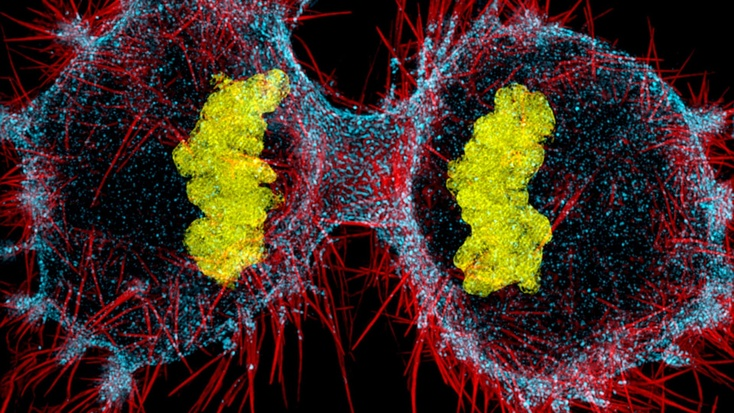
#> input picture week-5-image-processing-frequency/meiosis.jpg, 734 x 413 px, shrunk from 1920 x 1080 before the run; the run also reads 2 pictures not shown here
$ jupyter execute --allow-errors week-5-exercise.ipynb   (shell and % lines are left out)
#> lines starting #> are read from the running program, lines starting #| are printed output that depends on the picture
# Exercise 8 - Image Processing 2
## Feb. 07, 2024

##### **Exercise Recording:** [https://www.dropbox.com/scl/fi/k8m5k0w7882u03h6h31vg/week-5-lecture.mp4?rlkey=lyrgumsdikuvvn97ruhbzd1l3&dl=0](https://www.dropbox.com/scl/fi/k8m5k0w7882u03h6h31vg/week-5-lecture.mp4?rlkey=lyrgumsdikuvvn97ruhbzd1l3&dl=0)

## Agenda:
- Singular Value Decomposition
- In-class programming exercise: SVD for images
- 2D Fourier Space
- In-class programming exercise: fourier transforms of images

[cell 1]
import scipy.signal
import numpy as np
import matplotlib.pyplot as plt
from scipy import linalg
from skimage import io

## Singular Value Decomposition (SVD)

### Youtube Video: [https://www.youtube.com/watch?v=gXbThCXjZFM](https://www.youtube.com/watch?v=gXbThCXjZFM)

### Youtube Video: [https://www.youtube.com/watch?v=vSczTbgc8Rc](https://www.youtube.com/watch?v=vSczTbgc8Rc)

### Linear Algebra Background

#### Important Terminology

- **Orthogonal Matrices**: A matrix is orthogonal if its columns and rows are orthogonal unit vectors (meaning they are perpendicular and have a magnitude of 1). The beauty of orthogonal matrices is that multiplying by its transpose results in the identity matrix, a key property that simplifies many mathematical operations.
One way to express this is

$$Q^T Q = Q Q^T = I$$

This leads to the equivalent characterization: a matrix Q is orthogonal if its transpose is equal to its inverse:

$$Q^T = Q^{-1}$$

- **Diagonal Matrix**: A matrix is diagonal if all entries outside the main diagonal are zero.

#### Eigenvectors and Eigenvalues

For a matrix $A$ with $n$ rows and $m$ columns, we define _eigenvectors_ and _eigenvalues_ using this equation:

$
A\vec{v} = \lambda \vec{v}
$

For $\vec{v}$ to be the eigenvectors of $A$, they have to be non-zero and to satisfy this equation, which also consists of the eigenvalues $\lambda$. To find these eigenvalues and eigenvectors we solve this equation as a set, or system, of linear equations. We won't go into these details (all of you should be vaguely aware of them), but after the calculation, generally each eigenvalue will have an eigenvector.

For example, a specific matrix:

$
A = \begin{bmatrix}
2 & 1 \\
1 & 2
\end{bmatrix}
$

has an eigenvalue of $\lambda_1=3$ with an eigenvector of $\vec{v}_1=[1,1]$, and an eigenvalue of $\lambda_2=1$ with an eigenvector of $\vec{v}_2=[1,-1]$.

A theorem in linear algebra states a square matrix $A$ is diagonalizable if we can decompose it to $A=PDP^{-1}$, with $D$ being diagonal. From this follows that the columns of $P$ are its eigenvectors, and the values along the diagonal in $D$ are the eigenvalues. Of course, not all matrices are diagonalizable, since they don't always have eigenvectors that form a basis. SVD takes this concept one further step, by generalizing it to all matrices.

### Mathematical Expression of SVD

SVD breaks down a matrix into three simpler matrices, revealing many of the matrix's fundamental properties, such as rank and eigenvalues. This decomposition plays a crucial role in image compression, noise reduction, and data reduction techniques in neuroscience and biology. Let's dive into what SVD is and its components.

Singular Value Decomposition of a matrix $A$ is a method of decomposing $A$ into three special matrices:

$A = U\Sigma V^T$

Here's what each component represents:
- $A$ is any $m \times n$ real or complex matrix we want to decompose.
- $U$ is an $m \times m$ matrix, where the columns are orthogonal vectors of $A$'s column space.
- $\Sigma$ (Sigma) is an $m \times n$ diagonal matrix containing singular values of $A$ that are non-negative. These values are sorted in descending order.
- $V^T$ is the transpose of an $n \times n$ matrix, $V$, where the columns are orthogonal vectors of $A$'s row space.

### Calculating SVD

We start of with the fact that the matrix $A^T A$ is symmetric, and thus its eigenvectors $x_i$ form an orthonormal basis. Assuming that their corresponding eigenvalues are $\lambda_i$, we will define $\sigma_i = \sqrt{\lambda_i}$ (these are the singular values), and another vector will be denoted as $r_i = \frac{Ax_i}{\sigma_i}$.

These quantities will construct three matrices that decompose $A$: $U$ will have $r_i$ as its columns, $V$ will have $x_i$ as its columns, and $\Sigma$ will have $\sigma_i$ as its diagonal, padded with zeros if necessary. To prove that
$
A_{mn} = U_{mm} \Sigma_{mn} V^T_{nn} \\
$
we'll see what is the result of the multiplication done on the right-hand side:

$
U\Sigma = \frac{Ax_i}{\sigma_i}\sigma_i = Ax_i
$

The next step is to multiply $U\Sigma$ by $V^T$. The columns are $Ax_i$, and the rows are of the form $x_j$. Since the eigenvectors are orthonormal, if $i \neq j$ then $x_i x_j^T = 0$, and for $i = j$ we have $x_i x_i^T = 1$, which yields

$
U\Sigma V^T = AI = A
$

In summary, we were able to write an arbitrary matrix $A$ using three different matrices, with $U$ and $V$ having orthonormal columns and $\Sigma$ being a diagonal matrix composed of singular values.

### Importance of SVD in Image Processing

In image processing, SVD is used for:
- **Image Compression**: By selecting only the largest singular values and discarding smaller ones, we can approximate the original image with fewer data, reducing storage and transmission requirements.
- **Noise Reduction**: Smaller singular values are often associated with noise. By eliminating them, we can clean up the image while preserving essential features.
- **Feature Extraction**: SVD helps in identifying and extracting features from images, useful in pattern recognition and machine learning applications.

To appreciate the depth of SVD, let's walk through how the rank of a matrix $A$, denoted as $\text{rank}(A)$, is equal to the number of its nonzero singular values. This involves understanding the role of $\Sigma$, the effects of orthogonal transformations ($U$ and $V$), and how these concepts interplay to preserve the rank during decomposition.

Let $A \in \mathbb{R}^{m \times n}$ have the SVD $A = U\Sigma V^T$, where:

- The ith largest singular value of $A$ is $\sigma_i$. The number of nonzero singular values of $A$ is $r$
- $U \in \mathbb{R}^{m \times m}$ and $V \in \mathbb{R}^{n \times n}$ are orthogonal matrices.
- $\Sigma \in \mathbb{R}^{m \times n}$ is a diagonal matrix with singular values $\sigma_1, \sigma_2, ..., \sigma_p$ on the diagonal ($p = \min(m,n)$), where the first $r$ singular values are positive ($\sigma_1 \geq \sigma_2 \geq ... \geq \sigma_r > 0$) and the rest are zero.

$A = U\Sigma V^T$

$\text{rank}(A) = \text{dim}(\text{Col}(A))$, where $\text{Col}(A)$ represents the column space of $A$. This corresponds to the maximum number of linearly independent columns of $A$.

$\Sigma$ diagonal implies $A$ has $r$ nonzero singular values $\Rightarrow \Sigma = \text{diag}(\sigma_1, \sigma_2, ..., \sigma_r, 0, ..., 0)$.

$\text{rank}(\Sigma) = r$ because it has $r$ nonzero entries on its diagonal, which are linearly independent.

For orthogonal matrices $U$ and $V$, $\text{rank}(U\Sigma V^T) = \text{rank}(\Sigma)$ since orthogonal transformations preserve linear independence and vector space dimensions.

Therefore, $\text{rank}(A) = \text{rank}(\Sigma) = r$

## In-Class Programming Exercise: SVD on Images

1. `a = np.random.randn(9, 6)`: This line generates a $9 \times 6$ matrix `a` filled with random numbers drawn from a standard normal distribution (mean 0, variance 1). This matrix serves as an example data set, which could represent an image or any other two-dimensional data in real applications.

2. `plt.pcolor(a)`: This command uses Matplotlib's `pcolor` function to create a pseudocolor plot of the matrix `a`. Each cell in the plot represents a value in the matrix with a color determined by the value's magnitude.

3. `U, s, V = linalg.svd(a, full_matrices=False)`: This line computes the Singular Value Decomposition of the matrix `a` using the `svd` function from a linear algebra library. The `full_matrices=False` argument specifies that `U` and `V` should be returned in their reduced forms, making the shapes of `U`, `s`, and `V` compatible for reconstruction of the original matrix. The function returns:
   - `U`: An $m \times m$ orthogonal matrix where $m$ is the number of rows in `a`.
   - `s`: A vector containing the singular values of `a`, sorted in descending order.
   - `V`: The transpose of an $n \times n$ orthogonal matrix where $n$ is the number of columns in `a`.

4. `U.shape, s.shape, V.shape`: This line outputs the shapes of `U`, `s`, and `V` to verify their dimensions. Since `full_matrices=False`, `U` and `V` are not square matrices but are instead sized to match the dimensions of `a`, and `s` is a 1-dimensional array with a length equal to the smaller dimension of `a`.

[cell 2]
a = np.random.randn(9, 6)
plt.pcolor(a)
U, s, V = linalg.svd(a, full_matrices=False)
U.shape, s.shape, V.shape
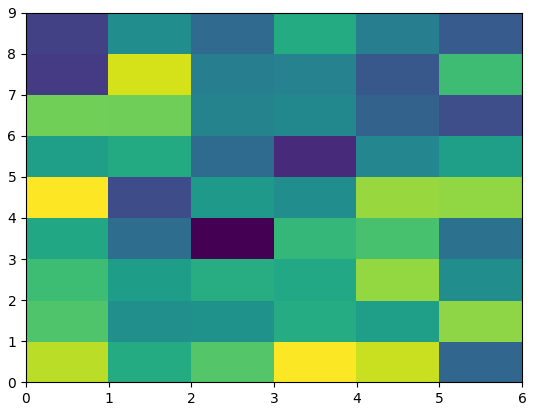
#> figure drawn by matplotlib, 1 panel

Now we reconstruct the original matrix from its SVD components and visualizes the reconstructed matrix:

1. `S = linalg.diagsvd(s, U.shape[1], U.shape[1])`: This command constructs a diagonal matrix `S` from the singular values in `s`. The `diagsvd` function is used to create a matrix with `s` on its diagonal and zeros elsewhere. The dimensions of `S` are set to match those required for matrix multiplication with `U` and `V`.

2. `a_calc = U @ S @ V`: This line reconstructs the original matrix `a` by performing matrix multiplication of `U`, `S`, and `V`. The `@` operator is used for matrix multiplication in Python. This operation effectively combines the singular values (encoded in `S`) with the orthogonal matrices `U` and `V` to reproduce the original matrix.

3. `plt.pcolor(a_calc)`: Finally, the reconstructed matrix `a_calc` is visualized using `pcolor` in a manner identical to the original matrix. This plot should appear very similar or identical to the plot of the original matrix, demonstrating that the SVD decomposition and subsequent reconstruction accurately capture the original data.

[cell 3]
S = linalg.diagsvd(s, U.shape[1], U.shape[1])
a_calc = U @ S @ V
plt.pcolor(a_calc)

[cell 4]
im = plt.imread(r'meiosis.jpg')
#> im is the input picture: shape (413, 734, 3); mean R, G, B 67, 47.3, 37.9
plt.imshow(im)

#### Visualizing Singular Values: The singular values s are plotted on the y-axis in logarithmic scale, with their indices on the x-axis. This visualization helps in understanding the distribution and magnitude of the singular values. In many images, a small number of singular values are significantly larger than the rest, indicating that a few components capture most of the image's essential information. This plot can be used to assess how many singular values (or components) are needed to approximate the original image effectively, a technique useful in image compression and noise reduction.

[cell 5]
from skimage import color

gray_im = color.rgb2gray(im)
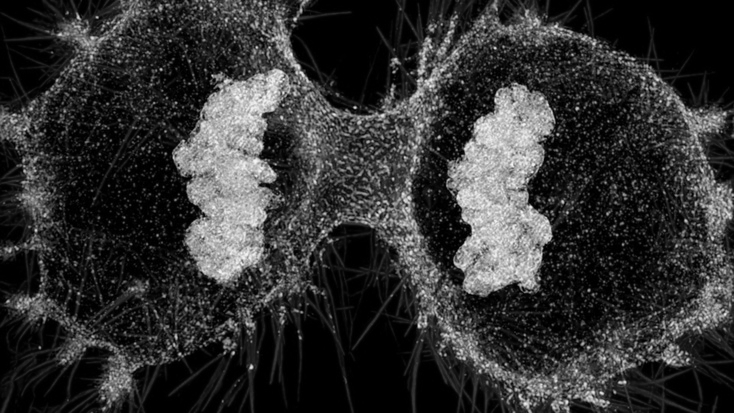
#> gray_im: shape (413, 734) float64; min 0, max 0.97, mean 0.199

U, s, V = linalg.svd(gray_im)
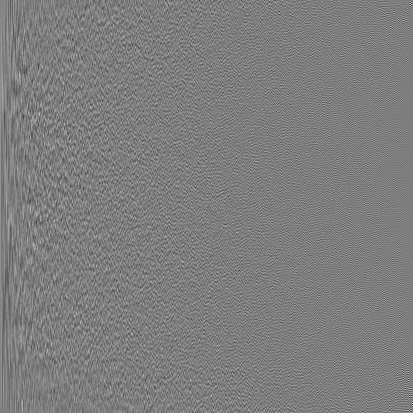
#> U: shape (413, 413) float64; min -0.411, max 0.421, mean 0.000128; drawn with min black and max white
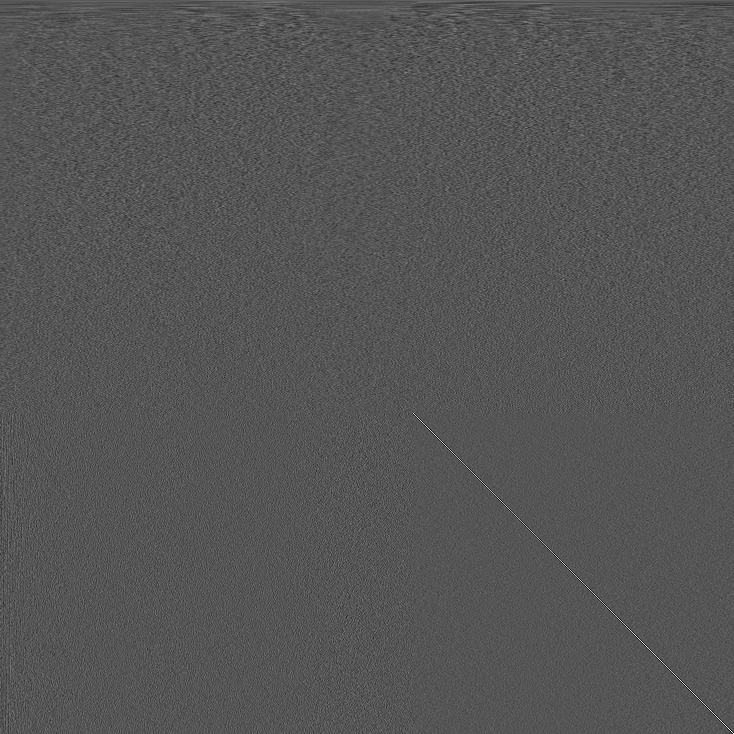
#> V: shape (734, 734) float64; min -0.289, max 0.573, mean 5.54e-05; drawn with min black and max white
#> s = 413 values, max 136.9 at index 0, min 0.0525 at index 412, mean 2.67
plt.semilogy(s)
plt.title('Log scale of magnitude of SVD components')
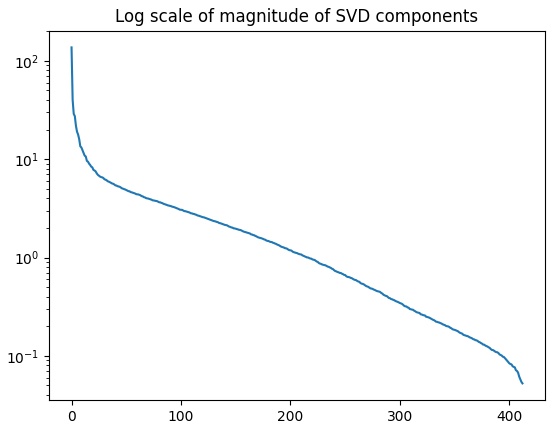
#> figure drawn by matplotlib, 1 panel; curve peaks at x = 0, y = 136.9

[cell 6]
plt.plot(np.cumsum(s)/ np.sum(s))
plt.title('Cumulative percent of total singular values')
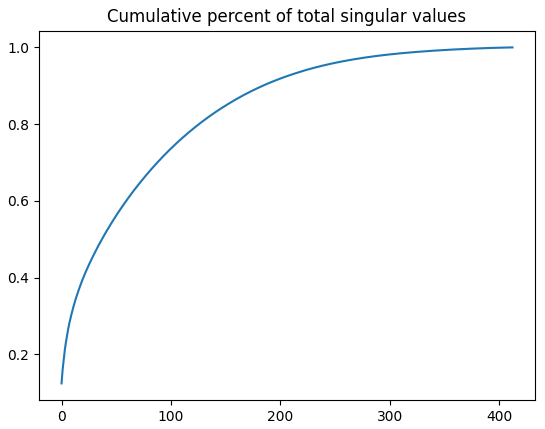
#> figure drawn by matplotlib, 1 panel; curve peaks at x = 412, y = 1

**`np.cumsum(s) / np.sum(s)`**: This portion of the code is responsible for calculating the normalized cumulative sum of the singular values array `s`.
   - `np.cumsum(s)` computes the cumulative sum of the singular values, meaning each element in the resulting array represents the sum of the singular values up to that point. For instance, the first element is just the first singular value, the second element is the sum of the first and second singular values, and so on.
   - `np.sum(s)` calculates the total sum of the singular values.
   - Dividing the cumulative sum by the total sum normalizes the values, scaling the cumulative sum to a range between 0 and 1. This normalization allows us to interpret the plot in terms of percentages, showing how much of the total variance (or information) of the data is captured as we include more singular values.

The motivation behind creating such a plot stems from the desire to understand the distribution and importance of singular values resulting from the SVD of a dataset or image. Singular values are a fundamental aspect of SVD, providing insights into the data's intrinsic dimensional structure and variance distribution. Here's why this plot is insightful:

- **Dimensionality Reduction**: In applications like Principal Component Analysis (PCA), which uses SVD under the hood, or image compression, it's crucial to know how many dimensions (or singular values) are necessary to capture a significant portion of the data's total variance. This plot helps in identifying a cut-off point beyond which additional singular values contribute minimally to capturing the data's essence.

- **Data Compression**: For image compression, understanding the cumulative distribution of singular values enables us to determine how many singular values (and corresponding vectors) we need to approximate the original image closely while significantly reducing the storage size.

- **Noise Reduction**: Singular values towards the end of the spectrum often correspond to noise or less critical information. The plot can help in deciding how many singular values to retain for effective noise reduction while preserving the main features of the data or image.

- **Interpretability**: The plot provides a visual tool for interpreting the SVD's effectiveness in capturing the data's variance. A steep initial slope indicates that a few singular values capture most of the variance, suggesting a low-rank approximation might be very effective. A more gradual slope indicates a more uniform distribution of information across singular values.

[cell 7]
num_of_ranks = [3, 10, 20, 50, 100, 200]

for idx, cur_ranks in enumerate(num_of_ranks):
    cur_sigmas = s.copy()
    cur_sigmas[cur_ranks:] = 0  # Subset of the ranks
    S = linalg.diagsvd(cur_sigmas, U.shape[1], V.shape[1])
    approx_owl = U @ S @ V  # Recreate the owl
    # Plotting
    plt.subplot(3, 2, idx+1)
    plt.imshow(approx_owl, cmap='gray')
    plt.title('Rank {}'.format(cur_ranks))
    plt.axis('off')
#> this loop made 6 passes
#> pass 1, `approx_owl = U @ S @ V`:
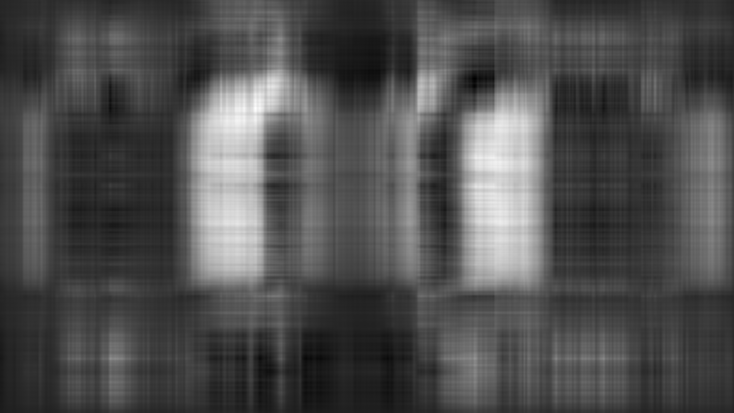
#> approx_owl: shape (413, 734) float64; min -0.118, max 0.902, mean 0.199; drawn with min black and max white
#> pass 2, `approx_owl = U @ S @ V`:
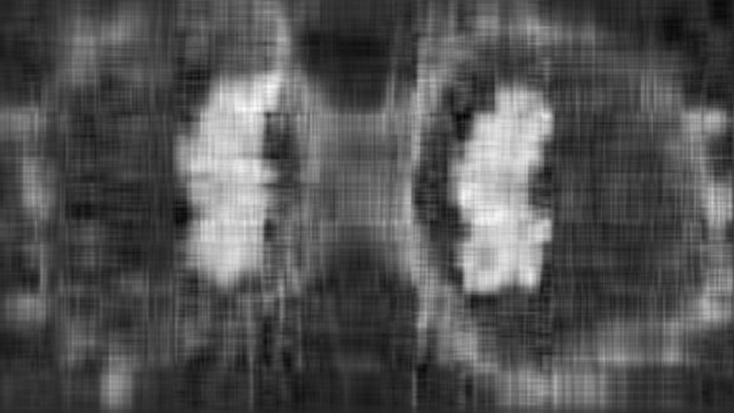
#> approx_owl: shape (413, 734) float64; min -0.167, max 0.957, mean 0.199; drawn with min black and max white

plt.tight_layout()
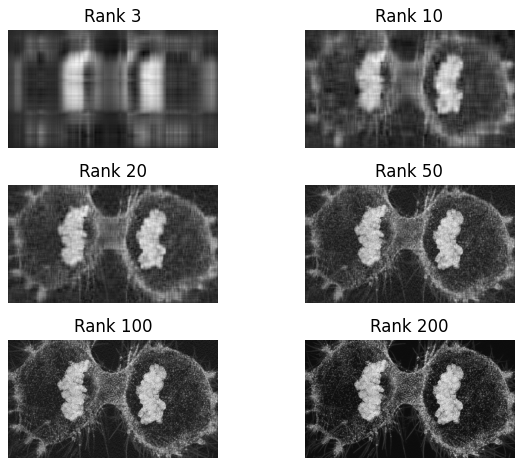
#> figure drawn by matplotlib, 6 panels
#> (the rest of the program and of its run is left out)
